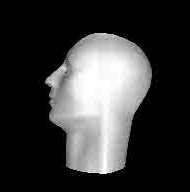
%> input picture images/LKTest3im1.pgm, 190 x 192 px
$ octave optical_flow_test.m   (GNU Octave 9; MATLAB toolbox functions it lacks are replaced by stand-ins)
%> lines starting %> are read from the running program, lines starting %| are printed output that depends on the picture
### loadImage.m
function [image1, image2] = loadImage(option, setNumber)
%> called with option = 1, setNumber = 3
switch option
    case 1
        if (setNumber == 1)
            path1 = 'images/LKTest1im1.pgm';
            path2 = 'images/LKTest1im2.pgm';
        elseif (setNumber == 2)
            path1 = 'images/LKTest2im1.pgm';
            path2 = 'images/LKTest2im2.pgm';
        elseif (setNumber == 3)
            path1 = 'images/LKTest3im1.pgm';
            path2 = 'images/LKTest3im2.pgm';
        else
            error("Error");
        end
    case 2
        if (setNumber == 1)
            path1 = 'images/toys1.gif';
            path2 = 'images/toys2.gif';
        elseif (setNumber == 2)
            path1 = 'images/toys21.gif';
            path2 = 'images/toys22.gif';
        else
            error("Error");
        end
    otherwise
        error("Error");
end
image1 = imread(path1);
%> image1 is the input picture: size 192x190 uint8; min 0, max 255, mean 57
image2 = imread(path2);
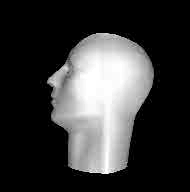
%> input picture images/LKTest3im2.pgm, 190 x 192 px
%> image2 is the input picture: size 192x190 uint8; min 0, max 255, mean 57

end


### optical_flow_test.m
% Parameters
clc;
clear;


% Image input selection
% option
% 1 = LKTest1im
% 2 = Toys
option = 1;

% [8 lines of commented-out code are left out]
setNumber = 3;

filter_sigma = 1.4;
Window_size = 5;


[original_img1, original_img2]=loadImage(option,setNumber);
inputImage1 = original_img1;
inputImage2 = original_img2;

% Keep track of figures
figure_number = 1;

for img_scale = 1:3

    % Load images (Saved as grayscale so no conversion necessary)
    image1 = imgaussfilt(inputImage1,filter_sigma);
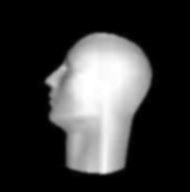
%> image1: size 192x190 uint8; min 0, max 255, mean 57; mean of the top-left, top-right, bottom-left and bottom-right quarters 43.9, 71.1, 51.8, 61.2
    image2 = imgaussfilt(inputImage2,filter_sigma);
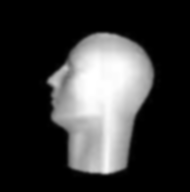
%> image2: size 192x190 uint8; min 0, max 255, mean 57; mean of the top-left, top-right, bottom-left and bottom-right quarters 40.7, 74.2, 48.3, 64.6
    image1_dim = size(image1);
%> image1_dim = [192 190]
    image2_dim = size(image2);
%> image2_dim = [192 190]
    if image1_dim ~= image2_dim     % Sanity check
        error("Input image dimentions are not the same. Aborting");
    end

    % Create result image
    of_image = zeros(image1_dim(1),image1_dim(2));
    angle = zeros(image1_dim(1),image1_dim(2));
    magnitude = zeros(image1_dim(1),image1_dim(2));

    % Gradient of image 2
%> (the run ends here)
